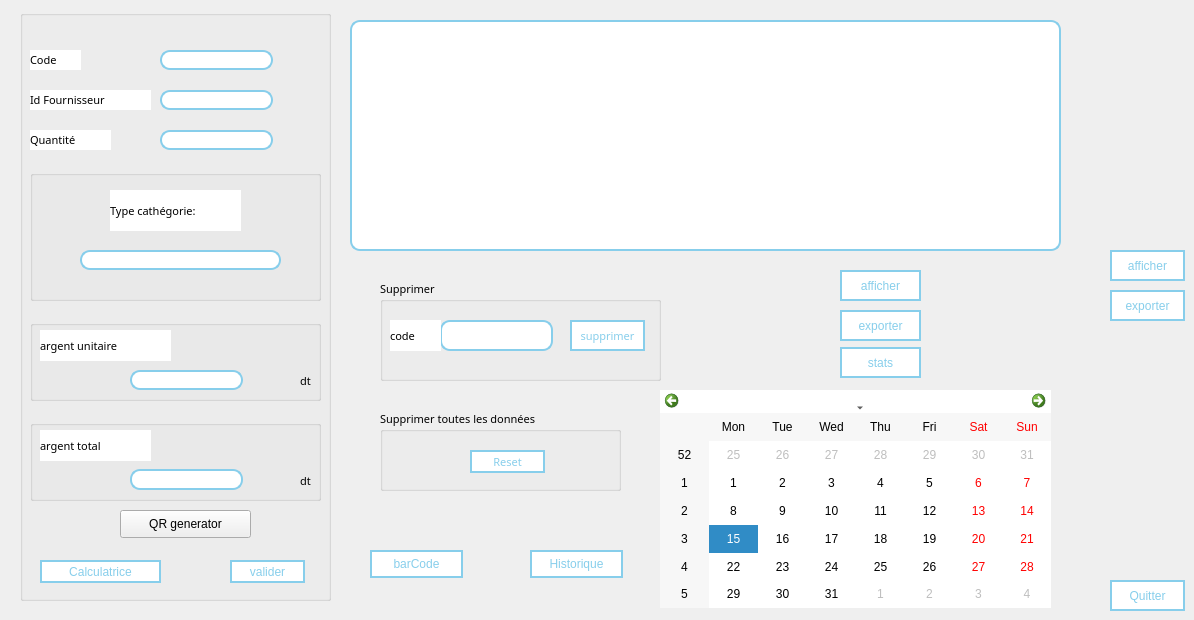
        <widget class="QWidget" name="tab_13">
         <property name="focusPolicy">
          <enum>Qt::NoFocus</enum>
         </property>
         <attribute name="title">
          <string>ajouter</string>
         </attribute>
         <widget class="QGroupBox" name="ajout_donateur_2">
          <property name="geometry">
           <rect>
            <x>20</x>
            <y>10</y>
            <width>311</width>
            <height>591</height>
           </rect>
          </property>
          <property name="title">
           <string/>
          </property>
          <widget class="QLineEdit" name="quantiteedon">
           <property name="geometry">
            <rect>
             <x>140</x>
             <y>120</y>
             <width>113</width>
             <height>20</height>
            </rect>
           </property>
           <property name="styleSheet">
            <string notr="true">background:white;
border-radius:10px;
border: 1.5px solid skyblue;
color:black;
font: 63 8pt &quot;Cascadia Code SemiBold&quot;;
</string>
           </property>
           <property name="text">
            <string/>
           </property>
          </widget>
          <widget class="QLabel" name="label_35">
           <property name="geometry">
            <rect>
             <x>10</x>
             <y>80</y>
             <width>121</width>
             <height>20</height>
            </rect>
           </property>
           <property name="font">
            <font>
             <family>Cascadia Code SemiBold</family>
             <pointsize>8</pointsize>
             <weight>7</weight>
             <italic>false</italic>
             <bold>false</bold>
            </font>
           </property>
           <property name="styleSheet">
            <string notr="true">background: white;</string>
           </property>
           <property name="text">
            <string>Id Fournisseur</string>
           </property>
          </widget>
          <widget class="QLineEdit" name="iddonateurr">
           <property name="geometry">
            <rect>
             <x>140</x>
             <y>80</y>
             <width>113</width>
             <height>20</height>
            </rect>
           </property>
           <property name="styleSheet">
            <string notr="true">background:white;
border-radius:10px;
border: 1.5px solid skyblue;
color:black;
font: 63 8pt &quot;Cascadia Code SemiBold&quot;;
</string>
           </property>
           <property name="text">
            <string/>
           </property>
          </widget>
          <widget class="QLineEdit" name="lineedit_code">
           <property name="geometry">
            <rect>
             <x>140</x>
             <y>40</y>
             <width>113</width>
             <height>20</height>
            </rect>
           </property>
           <property name="styleSheet">
            <string notr="true">background:white;
border-radius:10px;
border: 1.5px solid skyblue;
color:black;
font: 63 8pt &quot;Cascadia Code SemiBold&quot;;
</string>
           </property>
           <property name="text">
            <string/>
           </property>
          </widget>
          <widget class="QGroupBox" name="groupBox_8">
           <property name="geometry">
            <rect>
             <x>10</x>
             <y>410</y>
             <width>291</width>
             <height>81</height>
            </rect>
           </property>
           <property name="font">
            <font>
             <family>Cascadia Code SemiBold</family>
             <pointsize>8</pointsize>
             <weight>7</weight>
             <italic>false</italic>
             <bold>false</bold>
            </font>
           </property>
           <property name="title">
            <string/>
           </property>
           <widget class="QLineEdit" name="c4">
            <property name="geometry">
             <rect>
              <x>100</x>
              <y>49</y>
              <width>113</width>
              <height>21</height>
             </rect>
            </property>
            <property name="styleSheet">
             <string notr="true">background:white;
border-radius:10px;
border: 1.5px solid skyblue;
color:black;
font: 63 8pt &quot;Cascadia Code SemiBold&quot;;
</string>
            </property>
           </widget>
           <widget class="QLabel" name="label_3">
            <property name="geometry">
             <rect>
              <x>10</x>
              <y>10</y>
              <width>111</width>
              <height>31</height>
             </rect>
            </property>
            <property name="font">
             <font>
              <family>Cascadia Code SemiBold</family>
              <pointsize>8</pointsize>
              <weight>7</weight>
              <italic>false</italic>
              <bold>false</bold>
             </font>
            </property>
            <property name="styleSheet">
             <string notr="true">background: white;</string>
            </property>
            <property name="text">
             <string>argent total</string>
            </property>
           </widget>
           <widget class="QLabel" name="label_87">
            <property name="geometry">
             <rect>
              <x>270</x>
              <y>50</y>
              <width>71</width>
              <height>21</height>
             </rect>
            </property>
            <property name="text">
             <string>dt</string>
            </property>
           </widget>
          </widget>
          <widget class="QGroupBox" name="groupBox_13">
           <property name="geometry">
            <rect>
             <x>10</x>
             <y>160</y>
             <width>291</width>
             <height>131</height>
            </rect>
           </property>
           <property name="font">
            <font>
             <family>Cascadia Code SemiBold</family>
             <pointsize>8</pointsize>
             <weight>7</weight>
             <italic>false</italic>
             <bold>false</bold>
            </font>
           </property>
           <property name="title">
            <string/>
           </property>
           <widget class="QLabel" name="label">
            <property name="geometry">
             <rect>
              <x>80</x>
              <y>20</y>
              <width>131</width>
              <height>41</height>
             </rect>
            </property>
            <property name="font">
             <font>
              <family>Cascadia Code SemiBold</family>
              <pointsize>8</pointsize>
              <weight>7</weight>
              <italic>false</italic>
              <bold>false</bold>
             </font>
            </property>
            <property name="styleSheet">
             <string notr="true">background: white;</string>
            </property>
            <property name="text">
             <string>Type cathégorie:</string>
            </property>
           </widget>
           <widget class="QLineEdit" name="aa">
            <property name="geometry">
             <rect>
              <x>50</x>
              <y>80</y>
              <width>201</width>
              <height>20</height>
             </rect>
            </property>
            <property name="styleSheet">
             <string notr="true">background:white;
border-radius:10px;
border: 1.5px solid skyblue;
color:black;
font: 63 8pt &quot;Cascadia Code SemiBold&quot;;
</string>
            </property>
            <property name="text">
             <string/>
            </property>
           </widget>
          </widget>
          <widget class="QGroupBox" name="groupBox_17">
           <property name="geometry">
            <rect>
             <x>10</x>
             <y>310</y>
             <width>291</width>
             <height>81</height>
            </rect>
           </property>
           <property name="font">
            <font>
             <family>Cascadia Code SemiBold</family>
             <pointsize>8</pointsize>
             <weight>7</weight>
             <italic>false</italic>
             <bold>false</bold>
            </font>
           </property>
           <property name="title">
            <string/>
           </property>
           <widget class="QLineEdit" name="c4_4">
            <property name="geometry">
             <rect>
              <x>100</x>
              <y>50</y>
              <width>113</width>
              <height>20</height>
             </rect>
            </property>
            <property name="styleSheet">
             <string notr="true">background:white;
border-radius:10px;
border: 1.5px solid skyblue;
color:black;
font: 63 8pt &quot;Cascadia Code SemiBold&quot;;
</string>
            </property>
           </widget>
           <widget class="QLabel" name="label_2">
            <property name="geometry">
             <rect>
              <x>10</x>
              <y>10</y>
              <width>131</width>
              <height>31</height>
             </rect>
            </property>
            <property name="font">
             <font>
              <family>Cascadia Code SemiBold</family>
              <pointsize>8</pointsize>
              <weight>7</weight>
              <italic>false</italic>
              <bold>false</bold>
             </font>
            </property>
            <property name="styleSheet">
             <string notr="true">background: white;</string>
            </property>
            <property name="text">
             <string>argent unitaire</string>
            </property>
           </widget>
           <widget class="QLabel" name="label_86">
            <property name="geometry">
             <rect>
              <x>270</x>
              <y>50</y>
              <width>71</width>
              <height>21</height>
             </rect>
            </property>
            <property name="text">
             <string>dt</string>
            </property>
           </widget>
          </widget>
          <widget class="QPushButton" name="ajouter_2">
           <property name="geometry">
            <rect>
             <x>210</x>
             <y>550</y>
             <width>75</width>
             <height>23</height>
            </rect>
           </property>
           <property name="styleSheet">
            <string notr="true">QPushButton{
background:white;
border-radius:22px;
border: 1.5px solid skyblue;
color:skyblue;
font: 63 8pt &quot;Cascadia Code SemiBold&quot;;
}
QLineEdit{
background:white;
border-radius:10px;
border:0.5px solid lightblue;

}

QLabel{
font: 63 10pt &quot;Cascadia Code SemiBold&quot;;
font-weight: 1000;
border-radius:10px;
}
QDateEdit{
background:white;
border-radius:10px;
border:0.5px solid lightblue;
}
QMainWindow{
background-color: qlineargradient(spread:pad, x1:1, y1:0, x2:0, y2:1, stop:0 white, stop:1 rgb(232, 232, 232));
	image: url(:/new/prefix1/logo.png);
}
QComboBox{
background:lightblue;
border:0.5px solid white;
border-radius:10px;
}
QComboBox::drop-down{
width:20;
}
QPushButton:hover
{
background-color:lightblue;
color:white;
}</string>
           </property>
           <property name="text">
            <string>valider</string>
           </property>
          </widget>
          <widget class="QPushButton" name="pushButton_Cal">
           <property name="geometry">
            <rect>
             <x>20</x>
             <y>550</y>
             <width>121</width>
             <height>23</height>
            </rect>
           </property>
           <property name="styleSheet">
            <string notr="true">QPushButton{
background:white;
border-radius:22px;
border: 1.5px solid skyblue;
color:skyblue;
font: 63 8pt &quot;Cascadia Code SemiBold&quot;;
}
QLineEdit{
background:white;
border-radius:10px;
border:0.5px solid lightblue;
border: 1.5px solid skyblue;

}

QLabel{
font: 63 10pt &quot;Cascadia Code SemiBold&quot;;
font-weight: 1000;
border-radius:10px;
}
QDateEdit{
background:white;
border-radius:10px;
border:0.5px solid lightblue;
}
QMainWindow{
background-color: qlineargradient(spread:pad, x1:1, y1:0, x2:0, y2:1, stop:0 white, stop:1 rgb(232, 232, 232));
	image: url(:/new/prefix1/logo.png);
}
QComboBox{
background:lightblue;
border:0.5px solid white;
border-radius:10px;
}
QComboBox::drop-down{
width:20;
}
QPushButton:hover
{
background-color:lightblue;
color:white;
}</string>
           </property>
           <property name="text">
            <string>Calculatrice</string>
           </property>
          </widget>
          <widget class="QLabel" name="label_66">
           <property name="geometry">
            <rect>
             <x>10</x>
             <y>40</y>
             <width>51</width>
             <height>20</height>
            </rect>
           </property>
           <property name="font">
            <font>
             <family>Cascadia Code SemiBold</family>
             <pointsize>8</pointsize>
             <weight>7</weight>
             <italic>false</italic>
             <bold>false</bold>
            </font>
           </property>
           <property name="styleSheet">
            <string notr="true">background: white;</string>
           </property>
           <property name="text">
            <string>Code</string>
           </property>
          </widget>
          <widget class="QLabel" name="label_48">
           <property name="geometry">
            <rect>
             <x>10</x>
             <y>120</y>
             <width>81</width>
             <height>20</height>
            </rect>
           </property>
           <property name="font">
            <font>
             <family>Cascadia Code SemiBold</family>
             <pointsize>8</pointsize>
             <weight>7</weight>
             <italic>false</italic>
             <bold>false</bold>
            </font>
           </property>
           <property name="styleSheet">
            <string notr="true">background: white;</string>
           </property>
           <property name="text">
            <string>Quantité</string>
           </property>
          </widget>
          <widget class="QPushButton" name="qrcode_equip">
           <property name="geometry">
            <rect>
             <x>100</x>
             <y>500</y>
             <width>131</width>
             <height>28</height>
            </rect>
           </property>
           <property name="text">
            <string>QR generator</string>
           </property>
          </widget>
         </widget>
         <widget class="QPushButton" name="quitter">
          <property name="geometry">
           <rect>
            <x>1110</x>
            <y>580</y>
            <width>75</width>
            <height>31</height>
           </rect>
          </property>
          <property name="styleSheet">
           <string notr="true">QPushButton{
background:white;
border-radius:22px;
border: 1.5px solid skyblue;
color:skyblue;
font: 63 8pt &quot;Cascadia Code SemiBold&quot;;
}
QLineEdit{
background:white;
border-radius:10px;
border:0.5px solid lightblue;

}

QLabel{
font: 63 10pt &quot;Cascadia Code SemiBold&quot;;
font-weight: 1000;
border-radius:10px;
}
QDateEdit{
background:white;
border-radius:10px;
border:0.5px solid lightblue;
}
QMainWindow{
background-color: qlineargradient(spread:pad, x1:1, y1:0, x2:0, y2:1, stop:0 white, stop:1 rgb(232, 232, 232));
	image: url(:/new/prefix1/logo.png);
}
QComboBox{
background:lightblue;
border:0.5px solid white;
border-radius:10px;
}
QComboBox::drop-down{
width:20;
}
QPushButton:hover
{
background-color:lightblue;
color:white;
}</string>
          </property>
          <property name="text">
           <string>Quitter</string>
          </property>
         </widget>
         <widget class="QTableView" name="tableView_3">
          <property name="geometry">
           <rect>
            <x>350</x>
            <y>20</y>
            <width>711</width>
            <height>231</height>
           </rect>
          </property>
          <property name="styleSheet">
           <string notr="true">background:white;
border-radius:10px;
border: 1.5px solid skyblue;
color:black;
font: 63 8pt &quot;Cascadia Code SemiBold&quot;;
</string>
          </property>
         </widget>
         <widget class="QPushButton" name="export_2">
          <property name="geometry">
           <rect>
            <x>1110</x>
            <y>290</y>
            <width>75</width>
            <height>31</height>
           </rect>
          </property>
          <property name="styleSheet">
           <string notr="true">QPushButton{
background:white;
border-radius:22px;
border: 1.5px solid skyblue;
color:skyblue;
font: 63 8pt &quot;Cascadia Code SemiBold&quot;;
}
QLineEdit{
background:white;
border-radius:10px;
border:0.5px solid lightblue;

}

QLabel{
font: 63 10pt &quot;Cascadia Code SemiBold&quot;;
font-weight: 1000;
border-radius:10px;
}
QDateEdit{
background:white;
border-radius:10px;
border:0.5px solid lightblue;
}
QMainWindow{
background-color: qlineargradient(spread:pad, x1:1, y1:0, x2:0, y2:1, stop:0 white, stop:1 rgb(232, 232, 232));
	image: url(:/new/prefix1/logo.png);
}
QComboBox{
background:lightblue;
border:0.5px solid white;
border-radius:10px;
}
QComboBox::drop-down{
width:20;
}
QPushButton:hover
{
background-color:lightblue;
color:white;
}</string>
          </property>
          <property name="text">
           <string>exporter</string>
          </property>
         </widget>
         <widget class="QPushButton" name="afficher">
          <property name="geometry">
           <rect>
            <x>1110</x>
            <y>250</y>
            <width>75</width>
            <height>31</height>
           </rect>
          </property>
          <property name="styleSheet">
           <string notr="true">QPushButton{
background:white;
border-radius:22px;
border: 1.5px solid skyblue;
color:skyblue;
font: 63 8pt &quot;Cascadia Code SemiBold&quot;;
}
QLineEdit{
background:white;
border-radius:10px;
border:0.5px solid lightblue;

}

QLabel{
font: 63 10pt &quot;Cascadia Code SemiBold&quot;;
font-weight: 1000;
border-radius:10px;
}
QDateEdit{
background:white;
border-radius:10px;
border:0.5px solid lightblue;
}
QMainWindow{
background-color: qlineargradient(spread:pad, x1:1, y1:0, x2:0, y2:1, stop:0 white, stop:1 rgb(232, 232, 232));
	image: url(:/new/prefix1/logo.png);
}
QComboBox{
background:lightblue;
border:0.5px solid white;
border-radius:10px;
}
QComboBox::drop-down{
width:20;
}
QPushButton:hover
{
background-color:lightblue;
color:white;
}</string>
          </property>
          <property name="text">
           <string>afficher</string>
          </property>
         </widget>
         <widget class="QGroupBox" name="groupBox_19">
          <property name="geometry">
           <rect>
            <x>380</x>
            <y>280</y>
            <width>281</width>
            <height>101</height>
           </rect>
          </property>
          <property name="font">
           <font>
            <family>Cascadia Code SemiBold</family>
            <pointsize>8</pointsize>
            <weight>7</weight>
            <italic>false</italic>
            <bold>false</bold>
           </font>
          </property>
          <property name="styleSheet">
           <string notr="true"/>
          </property>
          <property name="title">
           <string>Supprimer</string>
          </property>
          <widget class="QPushButton" name="supp">
           <property name="geometry">
            <rect>
             <x>190</x>
             <y>40</y>
             <width>75</width>
             <height>31</height>
            </rect>
           </property>
           <property name="styleSheet">
            <string notr="true">QPushButton{
background:white;
border-radius:22px;
border: 1.5px solid skyblue;
color:skyblue;
font: 63 8pt &quot;Cascadia Code SemiBold&quot;;
}
QLineEdit{
background:white;
border-radius:10px;
border:0.5px solid lightblue;

}

QLabel{
font: 63 10pt &quot;Cascadia Code SemiBold&quot;;
font-weight: 1000;
border-radius:10px;
}
QDateEdit{
background:white;
border-radius:10px;
border:0.5px solid lightblue;
}
QMainWindow{
background-color: qlineargradient(spread:pad, x1:1, y1:0, x2:0, y2:1, stop:0 white, stop:1 rgb(232, 232, 232));
	image: url(:/new/prefix1/logo.png);
}
QComboBox{
background:lightblue;
border:0.5px solid white;
border-radius:10px;
}
QComboBox::drop-down{
width:20;
}
QPushButton:hover
{
background-color:lightblue;
color:white;
}</string>
           </property>
           <property name="text">
            <string>supprimer</string>
           </property>
          </widget>
          <widget class="QLineEdit" name="lineEdit_3">
           <property name="geometry">
            <rect>
             <x>60</x>
             <y>40</y>
             <width>113</width>
             <height>31</height>
            </rect>
           </property>
           <property name="styleSheet">
            <string notr="true">background:white;
border-radius:10px;
border: 1.5px solid skyblue;
color:black;
font: 63 8pt &quot;Cascadia Code SemiBold&quot;;
</string>
           </property>
          </widget>
          <widget class="QLabel" name="label_50">
           <property name="geometry">
            <rect>
             <x>10</x>
             <y>40</y>
             <width>51</width>
             <height>31</height>
            </rect>
           </property>
           <property name="font">
            <font>
             <family>Cascadia Code SemiBold</family>
             <pointsize>8</pointsize>
             <weight>7</weight>
             <italic>false</italic>
             <bold>false</bold>
            </font>
           </property>
           <property name="styleSheet">
            <string notr="true">background:white;</string>
           </property>
           <property name="text">
            <string>code</string>
           </property>
          </widget>
          <widget class="QGroupBox" name="groupBox_20">
           <property name="geometry">
            <rect>
             <x>0</x>
             <y>130</y>
             <width>331</width>
             <height>101</height>
            </rect>
           </property>
           <property name="font">
            <font>
             <family>Cascadia Code SemiBold</family>
             <pointsize>8</pointsize>
             <weight>7</weight>
             <italic>false</italic>
             <bold>false</bold>
            </font>
           </property>
           <property name="title">
            <string>Supprimer</string>
           </property>
           <widget class="QPushButton" name="supp_2">
            <property name="geometry">
             <rect>
              <x>240</x>
              <y>40</y>
              <width>75</width>
              <height>31</height>
             </rect>
            </property>
            <property name="styleSheet">
             <string notr="true">QPushButton{
background:white;
border-radius:22px;
border: 1.5px solid skyblue;
color:skyblue;
font: 63 8pt &quot;Cascadia Code SemiBold&quot;;
}
QLineEdit{
background:white;
border-radius:10px;
border:0.5px solid lightblue;

}

QLabel{
font: 63 10pt &quot;Cascadia Code SemiBold&quot;;
font-weight: 1000;
border-radius:10px;
}
QDateEdit{
background:white;
border-radius:10px;
border:0.5px solid lightblue;
}
QMainWindow{
background-color: qlineargradient(spread:pad, x1:1, y1:0, x2:0, y2:1, stop:0 white, stop:1 rgb(232, 232, 232));
	image: url(:/new/prefix1/logo.png);
}
QComboBox{
background:lightblue;
border:0.5px solid white;
border-radius:10px;
}
QComboBox::drop-down{
width:20;
}
QPushButton:hover
{
background-color:lightblue;
color:white;
}</string>
            </property>
            <property name="text">
             <string>supprimer</string>
            </property>
           </widget>
           <widget class="QLineEdit" name="lineEdit_7">
            <property name="geometry">
             <rect>
              <x>60</x>
              <y>40</y>
              <width>113</width>
              <height>31</height>
             </rect>
            </property>
            <property name="styleSheet">
             <string notr="true">background:white;
border-radius:10px;
border: 1.5px solid skyblue;
color:black;
font: 63 8pt &quot;Cascadia Code SemiBold&quot;;
</string>
            </property>
           </widget>
           <widget class="QLabel" name="label_61">
            <property name="geometry">
             <rect>
              <x>0</x>
              <y>40</y>
              <width>51</width>
              <height>31</height>
             </rect>
            </property>
            <property name="font">
             <font>
              <family>Cascadia Code SemiBold</family>
              <pointsize>8</pointsize>
              <weight>7</weight>
              <italic>false</italic>
              <bold>false</bold>
             </font>
            </property>
            <property name="text">
             <string>code</string>
            </property>
           </widget>
          </widget>
         </widget>
         <widget class="QGroupBox" name="groupBox_10">
          <property name="geometry">
           <rect>
            <x>380</x>
            <y>410</y>
            <width>241</width>
            <height>81</height>
           </rect>
          </property>
          <property name="font">
           <font>
            <family>Cascadia Code SemiBold</family>
            <pointsize>8</pointsize>
            <weight>7</weight>
            <italic>false</italic>
            <bold>false</bold>
           </font>
          </property>
          <property name="title">
           <string>Supprimer toutes les données</string>
          </property>
          <widget class="QPushButton" name="pushB_2">
           <property name="geometry">
            <rect>
             <x>90</x>
             <y>40</y>
             <width>75</width>
             <height>23</height>
            </rect>
           </property>
           <property name="font">
            <font>
             <family>Cascadia Code SemiBold</family>
             <pointsize>8</pointsize>
             <weight>7</weight>
             <italic>false</italic>
             <bold>false</bold>
            </font>
           </property>
           <property name="styleSheet">
            <string notr="true">QPushButton{
background:white;
border-radius:22px;
border: 1.5px solid skyblue;
color:skyblue;
font: 63 8pt &quot;Cascadia Code SemiBold&quot;;
}
QLineEdit{
background:white;
border-radius:10px;
border:0.5px solid lightblue;

}

QLabel{
font: 63 10pt &quot;Cascadia Code SemiBold&quot;;
font-weight: 1000;
border-radius:10px;
}
QDateEdit{
background:white;
border-radius:10px;
border:0.5px solid lightblue;
}
QMainWindow{
background-color: qlineargradient(spread:pad, x1:1, y1:0, x2:0, y2:1, stop:0 white, stop:1 rgb(232, 232, 232));
	image: url(:/new/prefix1/logo.png);
}
QComboBox{
background:lightblue;
border:0.5px solid white;
border-radius:10px;
}
QComboBox::drop-down{
width:20;
}
QPushButton:hover
{
background-color:lightblue;
color:white;
}</string>
           </property>
           <property name="text">
            <string>Reset</string>
           </property>
          </widget>
         </widget>
         <widget class="QPushButton" name="afficher_5">
          <property name="geometry">
           <rect>
            <x>840</x>
            <y>270</y>
            <width>81</width>
            <height>31</height>
           </rect>
          </property>
          <property name="styleSheet">
           <string notr="true">QPushButton{
background:white;
border-radius:22px;
border: 1.5px solid skyblue;
color:skyblue;
font: 63 8pt &quot;Cascadia Code SemiBold&quot;;
}
QLineEdit{
background:white;
border-radius:10px;
border:0.5px solid lightblue;

}

QLabel{
font: 63 10pt &quot;Cascadia Code SemiBold&quot;;
font-weight: 1000;
border-radius:10px;
}
QDateEdit{
background:white;
border-radius:10px;
border:0.5px solid lightblue;
}
QMainWindow{
background-color: qlineargradient(spread:pad, x1:1, y1:0, x2:0, y2:1, stop:0 white, stop:1 rgb(232, 232, 232));
	image: url(:/new/prefix1/logo.png);
}
QComboBox{
background:lightblue;
border:0.5px solid white;
border-radius:10px;
}
QComboBox::drop-down{
width:20;
}
QPushButton:hover
{
background-color:lightblue;
color:white;
}</string>
          </property>
          <property name="text">
           <string>afficher</string>
          </property>
         </widget>
         <widget class="QPushButton" name="export_5">
          <property name="geometry">
           <rect>
            <x>840</x>
            <y>310</y>
            <width>81</width>
            <height>31</height>
           </rect>
          </property>
          <property name="styleSheet">
           <string notr="true">QPushButton{
background:white;
border-radius:22px;
border: 1.5px solid skyblue;
color:skyblue;
font: 63 8pt &quot;Cascadia Code SemiBold&quot;;
}
QLineEdit{
background:white;
border-radius:10px;
border:0.5px solid lightblue;

}

QLabel{
font: 63 10pt &quot;Cascadia Code SemiBold&quot;;
font-weight: 1000;
border-radius:10px;
}
QDateEdit{
background:white;
border-radius:10px;
border:0.5px solid lightblue;
}
QMainWindow{
background-color: qlineargradient(spread:pad, x1:1, y1:0, x2:0, y2:1, stop:0 white, stop:1 rgb(232, 232, 232));
	image: url(:/new/prefix1/logo.png);
}
QComboBox{
background:lightblue;
border:0.5px solid white;
border-radius:10px;
}
QComboBox::drop-down{
width:20;
}
QPushButton:hover
{
background-color:lightblue;
color:white;
}</string>
          </property>
          <property name="text">
           <string>exporter</string>
          </property>
         </widget>
         <widget class="QCalendarWidget" name="calendarWidget">
          <property name="geometry">
           <rect>
            <x>660</x>
            <y>390</y>
            <width>391</width>
            <height>218</height>
           </rect>
          </property>
          <property name="styleSheet">
           <string notr="true">background:white;</string>
          </property>
         </widget>
         <widget class="QPushButton" name="pushButton_16">
          <property name="geometry">
           <rect>
            <x>370</x>
            <y>550</y>
            <width>93</width>
            <height>28</height>
           </rect>
          </property>
          <property name="styleSheet">
           <string notr="true">QPushButton{
background:white;
border-radius:22px;
border: 1.5px solid skyblue;
color:skyblue;
font: 63 8pt &quot;Cascadia Code SemiBold&quot;;
}
QLineEdit{
background:white;
border-radius:10px;
border:0.5px solid lightblue;

}

QLabel{
font: 63 10pt &quot;Cascadia Code SemiBold&quot;;
font-weight: 1000;
border-radius:10px;
}
QDateEdit{
background:white;
border-radius:10px;
border:0.5px solid lightblue;
}
QMainWindow{
background-color: qlineargradient(spread:pad, x1:1, y1:0, x2:0, y2:1, stop:0 white, stop:1 rgb(232, 232, 232));
	image: url(:/new/prefix1/logo.png);
}
QComboBox{
background:lightblue;
border:0.5px solid white;
border-radius:10px;
}
QComboBox::drop-down{
width:20;
}
QPushButton:hover
{
background-color:lightblue;
color:white;
}</string>
          </property>
          <property name="text">
           <string>barCode</string>
          </property>
         </widget>
         <widget class="QPushButton" name="pushButton_stats">
          <property name="geometry">
           <rect>
            <x>840</x>
            <y>347</y>
            <width>81</width>
            <height>31</height>
           </rect>
          </property>
          <property name="styleSheet">
           <string notr="true">QPushButton{
background:white;
border-radius:22px;
border: 1.5px solid skyblue;
color:skyblue;
font: 63 8pt &quot;Cascadia Code SemiBold&quot;;
}
QLineEdit{
background:white;
border-radius:10px;
border:0.5px solid lightblue;

}

QLabel{
font: 63 10pt &quot;Cascadia Code SemiBold&quot;;
font-weight: 1000;
border-radius:10px;
}
QDateEdit{
background:white;
border-radius:10px;
border:0.5px solid lightblue;
}
QMainWindow{
background-color: qlineargradient(spread:pad, x1:1, y1:0, x2:0, y2:1, stop:0 white, stop:1 rgb(232, 232, 232));
	image: url(:/new/prefix1/logo.png);
}
QComboBox{
background:lightblue;
border:0.5px solid white;
border-radius:10px;
}
QComboBox::drop-down{
width:20;
}
QPushButton:hover
{
background-color:lightblue;
color:white;
}</string>
          </property>
          <property name="text">
           <string>stats</string>
          </property>
         </widget>
         <widget class="QPushButton" name="pushButton_historique">
          <property name="geometry">
           <rect>
            <x>530</x>
            <y>550</y>
            <width>93</width>
            <height>28</height>
           </rect>
          </property>
          <property name="styleSheet">
           <string notr="true">QPushButton{
background:white;
border-radius:22px;
border: 1.5px solid skyblue;
color:skyblue;
font: 63 8pt &quot;Cascadia Code SemiBold&quot;;
}
QLineEdit{
background:white;
border-radius:10px;
border:0.5px solid lightblue;

}

QLabel{
font: 63 10pt &quot;Cascadia Code SemiBold&quot;;
font-weight: 1000;
border-radius:10px;
}
QDateEdit{
background:white;
border-radius:10px;
border:0.5px solid lightblue;
}
QMainWindow{
background-color: qlineargradient(spread:pad, x1:1, y1:0, x2:0, y2:1, stop:0 white, stop:1 rgb(232, 232, 232));
	image: url(:/new/prefix1/logo.png);
}
QComboBox{
background:lightblue;
border:0.5px solid white;
border-radius:10px;
}
QComboBox::drop-down{
width:20;
}
QPushButton:hover
{
background-color:lightblue;
color:white;
}</string>
          </property>
          <property name="text">
           <string>Historique</string>
          </property>
         </widget>
        </widget>
